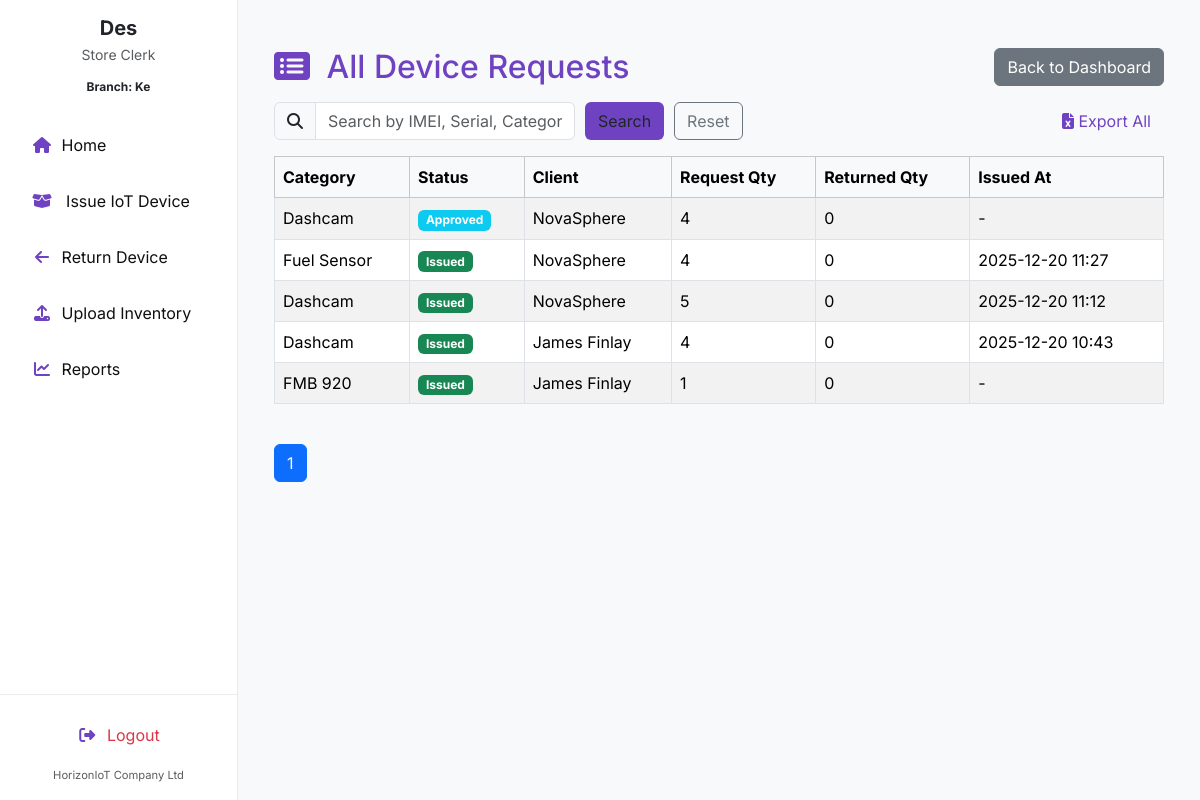
The page /reports/total-requests/ (signed in) on the database its author committed.
### invent/models.py (models this page shows, shortened)
class Branch(models.Model):
    name = models.CharField(max_length=100)
    address = models.CharField(max_length=255)
    country = models.ForeignKey(Country, on_delete=models.SET_NULL, null=True, blank=True)

class DeviceRequest(models.Model):
    device = models.ForeignKey("Device", on_delete=models.CASCADE, related_name="requests")
    requestor = models.ForeignKey(User, on_delete=models.CASCADE, related_name="device_requests")
    client = models.ForeignKey("Client", on_delete=models.CASCADE, related_name="client_requests", null=True, blank=True)
    branch = models.ForeignKey("Branch", on_delete=models.SET_NULL, null=True, blank=True, related_name="requests")
    country = models.ForeignKey("Country", on_delete=models.SET_NULL, null=True, blank=True)
    imei_obj = models.ForeignKey('DeviceIMEI', null=True, blank=True, on_delete=models.SET_NULL, related_name='device_requests')
    quantity = models.PositiveIntegerField(default=1)
    reason = models.TextField(blank=True, null=True)
    application_date = models.DateField(default=timezone.now)
    payment_proof = models.FileField(upload_to="payment_proofs/", null=True, blank=True)
    STATUS_CHOICES = [
        ('Pending', 'Pending'),
        ('Approved', 'Approved'),
        ('Waiting Approval', 'Waiting Admin Approval'),
        ('Issued', 'Issued'),
        ('Rejected', 'Rejected'),
        ('Cancelled', 'Cancelled'),
        ('Partially Returned', 'Partially Returned'),
        ('Fully Returned', 'Fully Returned'),
    ]
    status = models.CharField(max_length=20, choices=STATUS_CHOICES, default='Pending')
    date_requested = models.DateTimeField(auto_now_add=True)
    date_issued = models.DateTimeField(null=True, blank=True)
    returned_quantity = models.PositiveIntegerField(default=0)
    _original_status = None
    def __init__(self, *args, **kwargs):
        super().__init__(*args, **kwargs)
        self._original_status = self.status

class Device(models.Model):
    STATUS_CHOICES = (
        ('available', 'Available'),
        ('issued', 'Issued'),
        ('returned', 'Returned'),
        ('faulty', 'Faulty'),
    )
    name = models.CharField(max_length=255)
    oem = models.ForeignKey(OEM, on_delete=models.SET_NULL, null=True, blank=False, related_name='devices')
    product_id = models.CharField(max_length=30, blank=True)
    category = models.CharField(max_length=100, blank=True, help_text="e.g. Laptop or Router")
    manufacturer = models.CharField(max_length=100, blank=True)
    description = models.TextField(blank=True)
    branch = models.ForeignKey(Branch, on_delete=models.SET_NULL, null=True, blank=True)
    country = models.ForeignKey(Country, on_delete=models.SET_NULL, null=True, blank=True)
    status = models.CharField(max_length=20, choices=STATUS_CHOICES, default='available')
    class Meta:
        permissions = [
            ("can_issue_item", "Can issue device to client"),
            ("can_return_item", "Can record device returns"),
        ]

class Client(models.Model):
    name = models.CharField(max_length=255)
    phone_no = models.CharField(max_length=50)
    email = models.EmailField()
    address = models.CharField(max_length=255)

### invent/views.py (the view, shortened to what this page needs)
# urls.py: path('reports/total-requests/', views.total_requests, name='total_requests'),
@login_required
def total_requests(request):
    query = request.GET.get('q', '')
    status_filter = request.GET.get('status', '')
    user = request.user
    if user.is_superuser:
        queryset = DeviceRequest.objects.select_related(
            "device", "client", "requestor"
        ).prefetch_related("issuances").order_by('-date_requested')
    else:
        user_country = getattr(user.profile, "country", None)
        queryset = DeviceRequest.objects.select_related(
            "device", "client", "requestor"
        ).prefetch_related("issuances").filter(
            branch__country=user_country
        ).order_by('-date_requested')
    if status_filter and status_filter.lower() != 'all':
        if status_filter.lower() == 'issued':
            queryset = queryset.filter(issuances__isnull=False).distinct()
        else:
            queryset = queryset.filter(status=status_filter)
    paginator = Paginator(queryset, 10)
    page_number = request.GET.get('page')
    page_obj = paginator.get_page(page_number)
    context = {
        'page_obj': page_obj,
        'status_filter': status_filter,
    }
    return render(request, 'invent/total_requests.html', context)

### invent/context_processors.py (called while the page is built)
def user_branch(request):
    branch = None
    try:
        if request.user.is_authenticated:
            profile = getattr(request.user, 'profile', None)
            branch = getattr(profile, 'branch', None)
    except Exception:
        branch = None
    return {'user_branch': branch}

### invent/templates/invent/total_requests.html (shortened to what this page needs)
{% extends 'invent/base_store_clerk.html' %}
{% load static %}
{% block content %}
<div class="container mt-4">
<div class="d-flex justify-content-between align-items-center mb-3">
<h2 class="mb-0 " style="color:#6f42c1">
<i class="fas fa-list-alt me-2"></i>
{% if status_filter and status_filter.lower != 'all' %}
{{ status_filter }} Items
{% else %}
All Device Requests
{% endif %}
</h2>
<a href="{% url 'store_clerk_dashboard' %}" class="btn btn-secondary">Back to Dashboard</a>
</div>
<div class="d-flex justify-content-between mb-3 align-items-center">
    <form method="get" class="d-flex align-items-center" style="gap: 10px;">
        <div class="input-group">
            <span class="input-group-text"><i class="fas fa-search"></i></span>
            <input type="text" name="q" value="{{ request.GET.q|default:'' }}" class="form-control"
                    placeholder="Search by IMEI, Serial, Category, Client">
        </div>
        <button type="submit" class="btn" style="background:#6f42c1">Search</button>
        {% if status_filter and status_filter != 'all' %}
            <a href="{% url 'total_requests' %}?status={{ status_filter }}" class="btn btn-outline-secondary">Reset</a>
        {% else %}
            <a href="{% url 'total_requests' %}" class="btn btn-outline-secondary">Reset</a>
        {% endif %}
    </form>
    <a href="{% url 'export_total_requests' %}?status={{ status_filter|default:'' }}" class="btn" style="color:#6f42c1">
        <i class="fas fa-file-excel"></i> Export All
    </a>
</div>
<div class="table-responsive">
    <table class="table table-bordered table-striped">
        <thead class="table-light">
            <tr>
                <th>Category</th>
                <th>Status</th>
                <th>Client</th>
                <th>Request Qty</th>
                <th>Returned Qty</th>
                <th>Issued At</th>
            </tr>
        </thead>
        <tbody>
            {% for req in page_obj %}
            <tr>
                <td>{{ req.device.category }}</td>
                <td>
                    {% if req.status == "Issued" %}
                        <span class="badge bg-success text-white">{{ req.status }}</span>
                    {% elif req.status == "Pending" %}
                        <span class="badge bg-warning text-white">{{ req.status }}</span>
                    {% elif req.status == "Approved" %}
                        <span class="badge bg-info">{{ req.status }}</span>
                    {% elif req.status == "Rejected" %}
                        <span class="badge bg-danger">{{ req.status }}</span>
                    {% elif req.status == "Returned" %}
                        <span class="badge bg-primary">{{ req.status }}</span>
                    {% else %}
                        <span class="badge bg-secondary">{{ req.status }}</span>
                    {% endif %}
                </td>
                <td>{{ req.client.name|default:"-" }}</td>
                <td>{{ req.quantity }}</td>
                <td>{{ req.returned_quantity }}</td>
                <td>{{ req.date_issued|date:"Y-m-d H:i"|default:"-" }}</td>
            </tr>
            {% empty %}
            <tr>
                <td colspan="8" class="text-center">No device requests found.</td>
            </tr>
            {% endfor %}
        </tbody>
    </table>
</div>
<div class="pagination mt-4 text-center">
    <ul class="list-unstyled d-inline-flex gap-2">
        {% for num in page_obj.paginator.page_range %}
            {% if page_obj.number == num %}
                <li><span class="btn btn-primary">{{ num }}</span></li>
            {% else %}
                <li>
                    <a href="?page={{ num }}{% if request.GET.q %}&q={{ request.GET.q }}{% endif %}{% if status_filter %}&status={{ status_filter }}{% endif %}" class="btn btn-outline-secondary">{{ num }}</a>
                </li>
            {% endif %}
        {% endfor %}
    </ul>
</div>
</div>
{% endblock %}

### invent/templates/invent/base_store_clerk.html (shortened to what this page needs)
<!DOCTYPE html>
<html lang="en">
<head>
    <link href="https://cdn.jsdelivr.net/npm/bootstrap@5.3.3/dist/css/bootstrap.min.css" rel="stylesheet">
    <link href="https://cdnjs.cloudflare.com/ajax/libs/font-awesome/6.4.0/css/all.min.css" rel="stylesheet">
</head>
<body>
<nav class="sidebar-wrapper" id="sidebarMenu">
    <div class="sidebar-content">
        <div class="sidebar-user-info text-center mb-4">
            <h5 class="fw-bold mb-1">{{ user.first_name|default:user.username }}</h5>
            <p class="small text-muted mb-2">Store Clerk</p>
            {% if user_branch %}
                <span class="badge text-dark">Branch: {{ user_branch.name }}</span>
            {% else %}
                <span class="badge bg-light text-muted border">Branch: Unassigned</span>
            {% endif %}
        </div>
        <ul class="nav flex-column">
            <li class="nav-item mb-2">
                <a class="nav-link {% if request.resolver_match.url_name == 'store_clerk_dashboard' %}active{% endif %}"
                   href="{% url 'store_clerk_dashboard' %}">
                    <i class="fas fa-home"></i> <span>Home</span>
                </a>
            </li>
            <li class="nav-item mb-2">
                <a class="nav-link d-flex justify-content-between align-items-center {% if request.resolver_match.url_name == 'issue_device' %}active{% endif %}"
                   href="{% url 'issue_device' %}">
                    <span><i class="fas fa-box-open"></i> Issue IoT Device</span>
                </a>
            </li>
            <li class="nav-item mb-2">
                <a class="nav-link {% if request.resolver_match.url_name == 'return_device' %}active{% endif %}"
                   href="{% url 'return_device' %}">
                    <i class="fas fa-arrow-left"></i> <span>Return Device</span>
                </a>
            </li>
            <li class="nav-item mb-2">
                <a class="nav-link {% if request.resolver_match.url_name == 'upload_inventory' %}active{% endif %}"
                   href="{% url 'upload_inventory' %}">
                    <i class="fas fa-upload"></i> <span>Upload Inventory</span>
                </a>
            </li>
            <li class="nav-item mb-2">
                <a class="nav-link {% if request.resolver_match.url_name == 'reports' %}active{% endif %}"
                   href="{% url 'reports' %}">
                    <i class="fas fa-chart-line"></i> <span>Reports</span>
                </a>
            </li>
        </ul>
    </div>
    <div class="sidebar-bottom">
        <a href="{% url 'logout' %}" class="nav-link text-danger justify-content-center">
            <i class="fas fa-right-from-bracket"></i> Logout
        </a>
        <small class="text-muted d-block mt-2" style="font-size: 0.7rem;">HorizonIoT Company Ltd</small>
    </div>
</nav>
<main class="main-content">
    {% block content %}{% endblock %}
</main>
</body>
</html>

### invent/templates/invent/base_store_clerk.html (style rules this page uses)
:root { --bs-primary: #198754; --bs-primary-rgb: 25, 135, 84; --sidebar-bg: #ffffff; --sidebar-text: #0f0f0f; --sidebar-accent: #6f42c1; }
body { font-family: 'Inter', sans-serif; background-color: #f8f9fa; margin: 0; }
.sidebar-wrapper { position: fixed; top: 0; left: 0; width: 238px; height: 100vh; background: var(--sidebar-bg); border-right: 1px solid #e9ecef; z-index: 1030; display: flex; flex-direction: column; transition: left 0.3s ease-in-out; }
.sidebar-content { flex-grow: 1; overflow-y: auto; padding: 1rem; }
.sidebar-wrapper .nav-link { color: var(--sidebar-text); padding: 0.75rem 1rem; border-radius: 0.6rem; display: flex; align-items: center; }
.sidebar-wrapper .nav-link i { color: var(--sidebar-accent); margin-right: 0.6rem; width: 20px; text-align: center; }
.sidebar-bottom { border-top: 1px solid #e9ecef; padding: 1rem; text-align: center; }
.main-content { margin-left: 238px; padding: 1.5rem; min-height: 100vh; transition: margin-left 0.3s ease; }

### rows shown on the page
Branch: name "Ke"
DeviceRequest: device.category "Dashcam", status "Approved", client.name "NovaSphere", quantity "4", returned_quantity "0", date_issued "-"
DeviceRequest: device.category "Fuel Sensor", status "Issued", client.name "NovaSphere", quantity "4", returned_quantity "0", date_issued "2025-12-20 11:27"
DeviceRequest: device.category "Dashcam", status "Issued", client.name "NovaSphere", quantity "5", returned_quantity "0", date_issued "2025-12-20 11:12"
DeviceRequest: device.category "Dashcam", status "Issued", client.name "James Finlay", quantity "4", returned_quantity "0", date_issued "2025-12-20 10:43"
DeviceRequest: device.category "FMB 920", status "Issued", client.name "James Finlay", quantity "1", returned_quantity "0", date_issued "-"

### other values the page prints
{{ user.first_name|default:user.username }} "Des"
{{ num }} "1"
